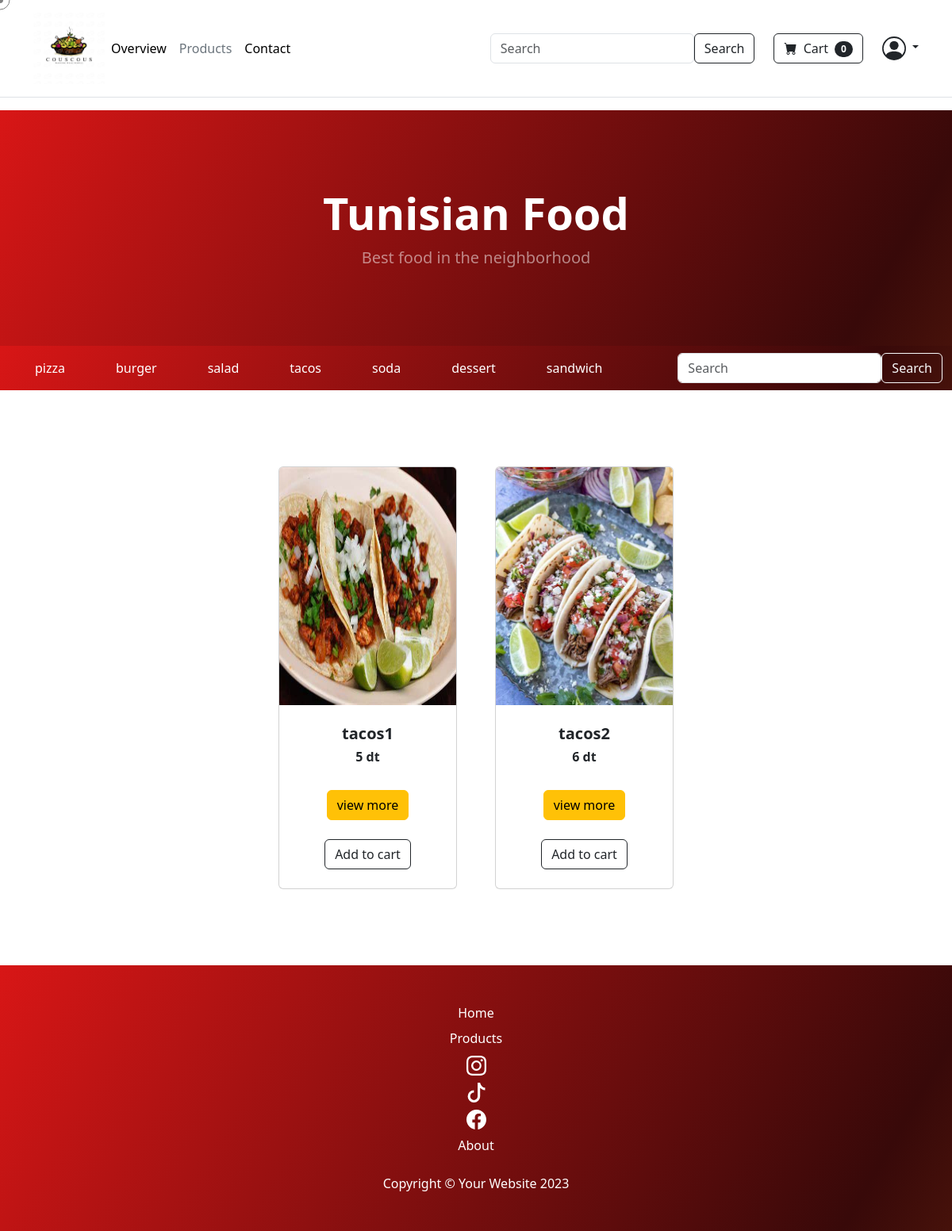
The page /products.php?category=12 on the database its author committed.
### tables this page shows
CREATE TABLE `categories` (
  `category_id` int(11) NOT NULL,
  `category_title` varchar(100) NOT NULL
);

CREATE TABLE `products` (
  `product_id` int(11) NOT NULL,
  `product_title` varchar(100) NOT NULL,
  `product_description` varchar(225) NOT NULL,
  `category_id` int(11) NOT NULL,
  `product_image` varchar(225) NOT NULL,
  `product_price` int(225) NOT NULL
);

### functions/common_function.php (the view, shortened to what this page needs)
<?php
@include('./includes/connect.php');
function showcategories(){
    global $conn;
    $select_category="SELECT * FROM categories";
                $result_category=mysqli_query($conn,$select_category);
                while($row_data=mysqli_fetch_assoc($result_category)){
                    $category_title=$row_data['category_title'];
                    $category_id=$row_data['category_id'];
                    echo "<li class='nav-item px-4' >
                    <a class='nav-link active' aria-current='page' href='products.php?category=$category_id'>$category_title
                    </a>
                    </li>";
                }
}
function get_specific_product(){
    global $conn;
    if(isset($_GET['category'])){
    $category_id=$_GET['category'];
    $select_query="SELECT * FROM products where category_id=$category_id";
        $result_query=mysqli_query($conn,$select_query);
        while($row=mysqli_fetch_assoc($result_query)){
            $product_id=$row['product_id'];
            $product_title=$row['product_title'];
            $product_price=$row['product_price'];
            $product_image=$row['product_image'];
            echo"
            <div class='col mb-5'>
            <div class='card h-100'>
                <img class='card-img-top' src='./admin_area/product_images/$product_image' alt='$product_title' width=200 height=300/>
                <div class='card-body p-4'>
                    <div class='text-center'>
                        <h5 class='fw-bolder'>$product_title</h5>
                        <h6 class='fw-bolder'>$product_price dt</h6>
                    </div>
                </div>
                <div class='card-footer p-4 pt-0 border-top-0 bg-transparent'>
                    <div class='text-center'><a class='btn btn-warning mt-auto' href='product.php?product_id=$product_id'>view more</a></div><br>
                    <div class='text-center'><a class='btn btn-outline-dark mt-auto' href='index.php?add_to_cart=$product_id'>Add to cart</a></div>                </div>
            </div>
        </div>
            ";
                }}}
function cart_item(){
    global $conn;
    $ip=getIPAddress();
    if(isset($_GET['add_to_cart'])){
       $select_query="SELECT * from cart_details where ip_add='$ip' ";
       $result_query=mysqli_query($conn,$select_query);
       $count_cart_items=mysqli_num_rows($result_query);
       }else{
    $select_query="SELECT * from cart_details where ip_add='$ip'";
       $result_query=mysqli_query($conn,$select_query);
       $count_cart_items=mysqli_num_rows($result_query);
       }
       echo $count_cart_items;
    }
function getIPAddress() {
     if(!empty($_SERVER['HTTP_CLIENT_IP'])) {
                $ip = $_SERVER['HTTP_CLIENT_IP'];
        }
    elseif (!empty($_SERVER['HTTP_X_FORWARDED_FOR'])) {
                $ip = $_SERVER['HTTP_X_FORWARDED_FOR'];
     }
    else{
             $ip = $_SERVER['REMOTE_ADDR'];
     }
     return $ip;
}
?>

### rows shown on the page
categories: category_title "pizza"
categories: category_title "burger"
categories: category_title "salad"
categories: category_title "tacos"
categories: category_title "soda"
categories: category_title "dessert"
categories: category_title "sandwich"
products: product_image (picture), product_title "tacos1", product_price "5"
products: product_image (picture), product_title "tacos2", product_price "6"

### other values the page prints
$count_cart_items "0"
